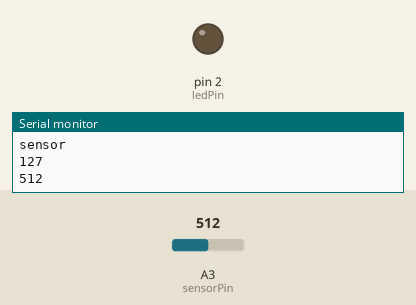
Simulated run of this sketch. Board: Arduino Uno, built with avr-gcc and run on an emulated ATmega328P. Parts: output pins drawn as LEDs (lit = HIGH), the last lines printed to the serial monitor. The inputs (shaded band) are chosen by the test bench; at power-on: A3 (sensorPin) = 512.

Above: at 1.2 s.
1.3 s: A3 (sensorPin) set to 503
At 1.8 s:
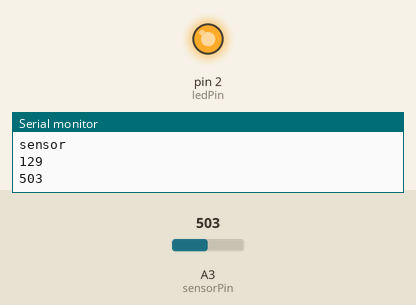
2.8 s: A3 (sensorPin) set to 511
At 3.3 s:
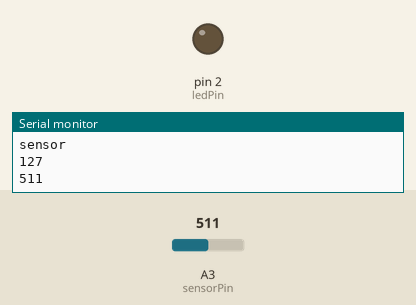
4.3 s: A3 (sensorPin) set to 306
At 4.8 s:
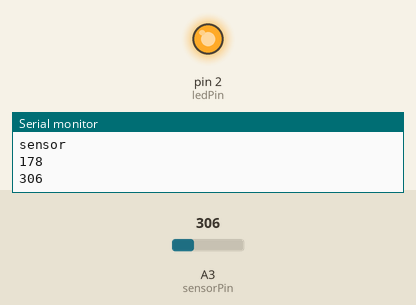
Timing chart, 0 to 7.3 s (numbered marks = the images above; inputs shaded):
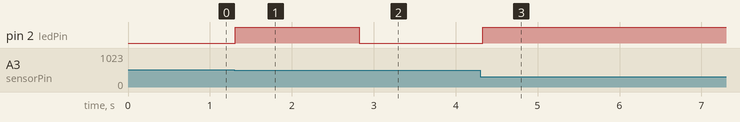

The sketch:

potentiometer.ino
```cpp
int sensorPin = A3;    // select the input pin for the potentiometer
int ledPin = 2;      // select the pin for the LED
int sensorValue = 0;  // variable to store the value coming from the sensor
int valor = 0;
int sensorMin = 1023;
int sensorMax = 0;
void setup() {
  // declare the ledPin as an OUTPUT:
  pinMode(ledPin, OUTPUT);
  Serial.begin(9600);

}

void loop() {
 //5V / 1024 = 1 unidade vale 4,888mV /*
  sensorValue = map(analogRead(sensorPin), 1023, 0, 0, 255);
  //sensorValue = analogRead(sensorPin); // 0 ATE 1023
  valor =sensorValue/4;
  Serial.println("sensor");
  Serial.println(sensorValue);
  analogWrite(ledPin,sensorValue); //255
  Serial.println(analogRead(sensorPin));
  delay(100);
 }
```

Measured:
- the behaviour switches between 510 and 509 on A3 (sensorPin) (found by bisection; images 0 and 1)
- after the input at 1.3 s, pin 2 (ledPin): LOW → HIGH at once
- after the input at 2.8 s, pin 2 (ledPin): HIGH → LOW at once
- after the input at 4.3 s, pin 2 (ledPin): LOW → HIGH at once
